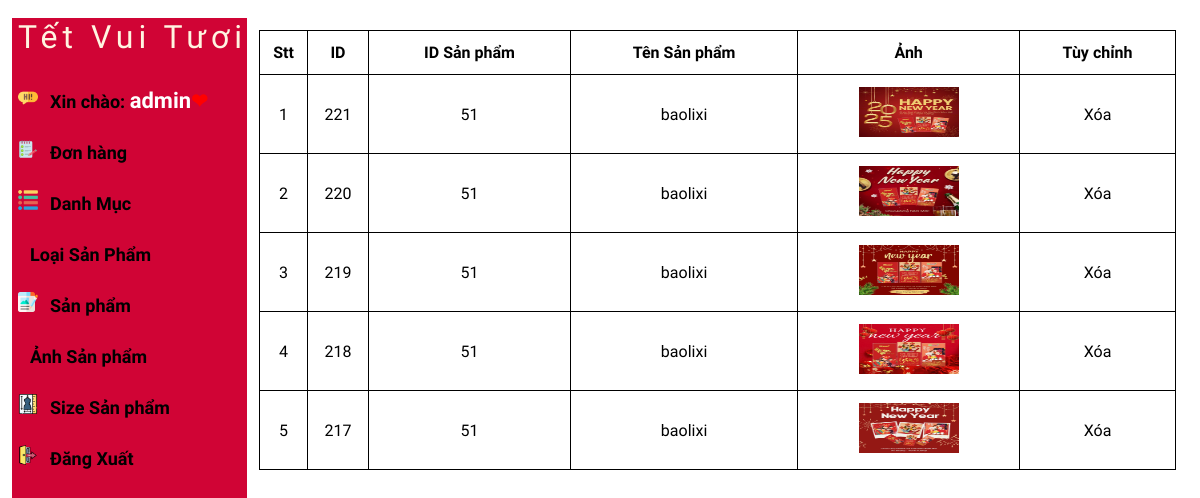
Page /admin/anhsanphamlist.php?sanpham_id=51 (signed in) on the committed database.
### tables this page shows
CREATE TABLE IF NOT EXISTS `tbl_sanpham_anh` (
  `sanpham_anh_id` int NOT NULL AUTO_INCREMENT,
  `sanpham_id` int NOT NULL,
  `sanpham_anh` varchar(255) NOT NULL,
  PRIMARY KEY (`sanpham_anh_id`)
);

CREATE TABLE IF NOT EXISTS `tbl_sanpham` (
  `sanpham_id` int NOT NULL AUTO_INCREMENT,
  `sanpham_tieude` varchar(255) NOT NULL,
  `sanpham_ma` varchar(255) NOT NULL,
  `danhmuc_id` int NOT NULL,
  `loaisanpham_id` int NOT NULL,
  `color_id` int NOT NULL,
  `sanpham_gia` varchar(255) NOT NULL,
  `sanpham_chitiet` text NOT NULL,
  `sanpham_baoquan` text NOT NULL,
  `sanpham_anh` varchar(255) NOT NULL,
  PRIMARY KEY (`sanpham_id`)
);

### admin/lib/database.php (called while the page is built, shortened)
<?php
Class Database{
   public $host   = DB_HOST;
   public $user   = DB_USER;
   public $pass   = DB_PASS;
   public $dbname = DB_NAME;
   public $link;
private function connectDB(){
   $this->link = new mysqli($this->host, $this->user, $this->pass,
    $this->dbname);
 }
public function select($query){
  mysqli_set_charset($this->link,'UTF8');
  $result = $this->link->query($query) or
   die($this->link->error.__LINE__);
  if($result->num_rows > 0){
    return $result;
  } else {
    return false;
  }
 }
}

### admin/class/product_class.php (called while the page is built, shortened)
<?php
 class product
 {
    private $db;
    public function __construct()
    {
        $this ->db = new Database();
    }
    public function get_anh($sanpham_id){
        $query = "SELECT tbl_sanpham_anh.*, tbl_sanpham.sanpham_ma
        FROM tbl_sanpham_anh INNER JOIN tbl_sanpham ON tbl_sanpham_anh.sanpham_id = tbl_sanpham.sanpham_id
        WHERE tbl_sanpham_anh.sanpham_id = $sanpham_id
        ORDER BY tbl_sanpham_anh.sanpham_anh_id DESC  ";
        $result = $this -> db ->select($query);
        return $result;
    }
    }
?>

### admin/anhsanphamlist.php (the view, shortened to what this page needs)
<?php
include "header.php";
include "leftside.php";
?>
<?php
$product = new product();
if (isset($_GET['sanpham_id'])|| $_GET['sanpham_id']!=NULL){
    $sanpham_id = $_GET['sanpham_id'];
    }
    $get_anh = $product -> get_anh($sanpham_id);
?>
       <div class="admin-content-right">
            <div class="table-content">
                <table>
                    <tr>
                        <th>Stt</th>
                        <th>ID</th>
                        <th>ID Sản phẩm</th>
                        <th>Tên Sản phẩm</th>
                        <th>Ảnh</th>
                        <th>Tùy chỉnh</th>
                    </tr>
                    <?php
                    if($get_anh){$i=0; while($result= $get_anh->fetch_assoc()){
                        $i++
                    ?>
                    <tr>
                        <td> <?php echo $i ?></td>
                        <td> <?php echo $result['sanpham_anh_id'] ?></td>
                        <td> <?php echo $result['sanpham_id']  ?></td>
                        <td> <?php echo $result['sanpham_ma']  ?></td>
                        <td> <img style="width: 100px; height: 50px" src="uploads/<?php echo $result['sanpham_anh'] ?>" alt=""></td>
                        <td><a href="anhsanphamdelete.php?sanpham_anh_id=<?php echo $result['sanpham_anh_id'] ?>">Xóa</a></td>
                    </tr>
                    <?php
                     }}
                    ?>
                </table>
               </div>
        </div>
    </section>
</body>
</html>

### admin/css/style.css (style rules this page uses)
:root { --maincolor: #FFF5E1; --subcolor: #FFF5E1; }
* { padding: 0; margin: 0; box-sizing: border-box; }
a { text-decoration: none; color: black; }
.admin-content-right { width: 80%; background-color: white; padding: 12px 12px; height: 100vh; overflow-y: scroll; }
.table-content table { width: 100%; }
.table-content table,th,td { text-align: center; border: 1px solid black; border-collapse: collapse; padding: 12px 0; font-family: 'Bona Nova', serif; }
.table-content table img { width: 200px; }

### rows in the picture
tbl_sanpham_anh: sanpham_anh_id "221", sanpham "51", sanpham.sanpham_ma "baolixi", sanpham_anh (picture)
tbl_sanpham_anh: sanpham_anh_id "220", sanpham "51", sanpham.sanpham_ma "baolixi", sanpham_anh (picture)
tbl_sanpham_anh: sanpham_anh_id "219", sanpham "51", sanpham.sanpham_ma "baolixi", sanpham_anh (picture)
tbl_sanpham_anh: sanpham_anh_id "218", sanpham "51", sanpham.sanpham_ma "baolixi", sanpham_anh (picture)
tbl_sanpham_anh: sanpham_anh_id "217", sanpham "51", sanpham.sanpham_ma "baolixi", sanpham_anh (picture)

### other values in the picture
Session::get('admin_name') "admin"
